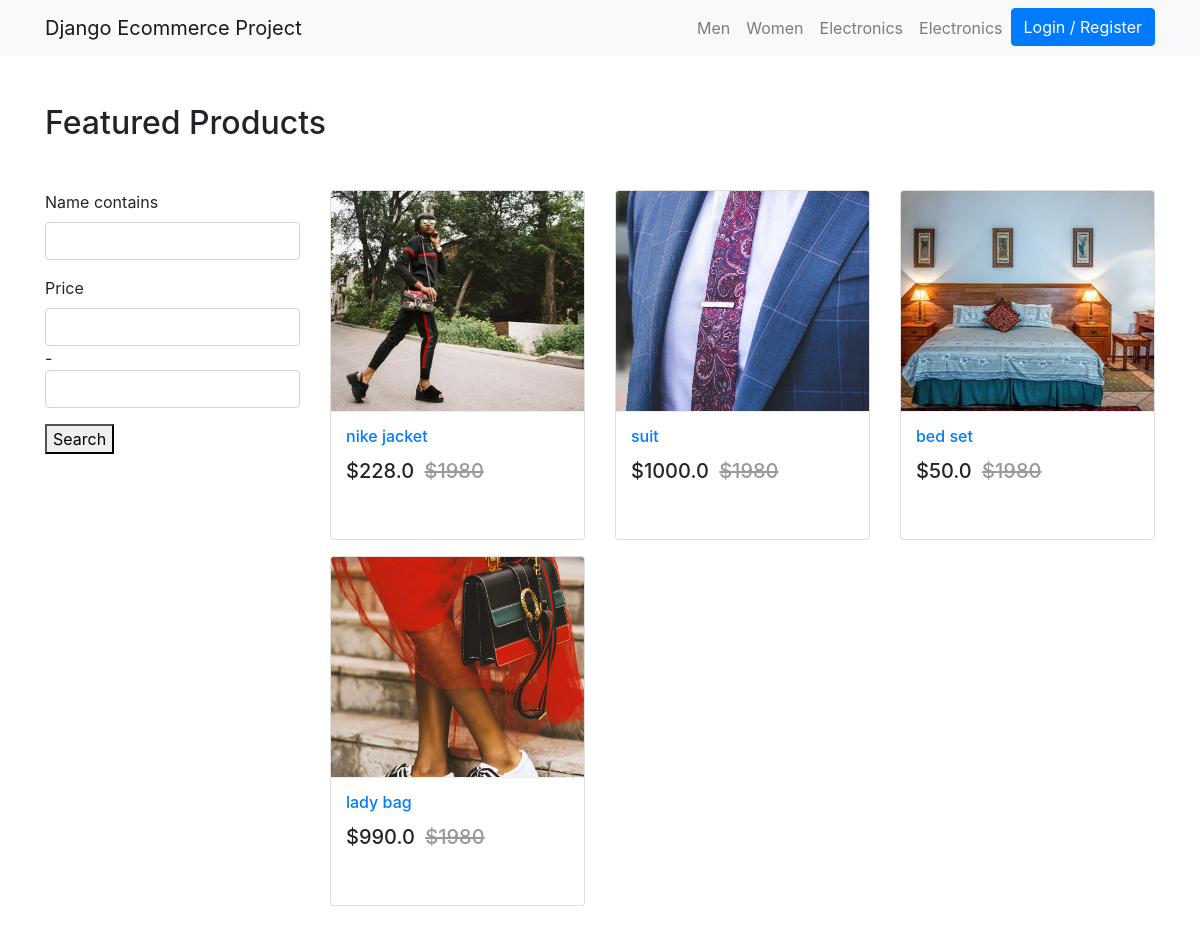
The page / on the database its author committed.
### products/models.py (models this page shows, shortened)
class Product(models.Model):
    mainimage = models.ImageField(upload_to='products/', blank=True)
    name = models.CharField(max_length=300)
    slug = models.SlugField()
    category = models.ForeignKey(Category, on_delete=models.CASCADE)
    preview_text = models.TextField(max_length=200, verbose_name='Preview Text')
    detail_text = models.TextField(max_length=1000, verbose_name='Detail Text')
    price = models.FloatField()
    def get_absolute_url(self):
        return reverse("mainapp:product", kwargs={
            'slug': self.slug
        })

### products/views.py (the view)
# urls.py: 2. Add a URL to urlpatterns:  path('', views.home, name='home')
def home(request):
    product_list = Product.objects.all()
    product_filter = ProductFilter(request.GET, queryset=product_list)
    return render(request, 'products/home.html', {'filter': product_filter})

### products/templates/products/home.html
{% extends 'products/base.html' %}
{% load crispy_forms_tags %}
{% block content %}
  <div class="container my-5">
  	<h2 class="my-5">Featured Products</h2>
    <div class="row">
    <div class="col-md-3">
         <form method="get">
            {{ filter.form| crispy }}
            <button type="submit">Search</button>
        </form>
    </div>
    <div class="col-md-9">
		<div class="row">
			{% for product in filter.qs %}
		  <div class="col-md-6 col-sm-12 col-lg-4">
			<figure class="card card-product">
				<div class="img-wrap">
					<img src="media/{{ product.mainimage }}" style="width: 100%; height: 300px;">
				</div>
				<figcaption class="info-wrap">
					<h6 class="title text-dots"><a href="{{ product.get_absolute_url }}">{{ product.name }}</a></h6>
					<div class="action-wrap">
						 <div class="price-wrap h5">
							<span class="price-new">${{product.price}}</span>
							<del class="price-old">$1980</del>
						</div>
					</div>
				</figcaption>
			</figure>
		</div>
      {% endfor %}
		</div>
	</div>
  </div>
  </div>
{% endblock %}

### products/templates/products/base.html (shortened to what this page needs)
{% load static %}
<!DOCTYPE html>
<html lang="en">
<head>
  <link rel="stylesheet" href="https://stackpath.bootstrapcdn.com/bootstrap/4.3.1/css/bootstrap.min.css">
  <link href="https://cdnjs.cloudflare.com/ajax/libs/font-awesome/5.10.2/css/all.css" rel="stylesheet">
  <link rel="stylesheet" href="{% static 'css/main.css' %}">
</head>
<body>
{% include 'products/navbar.html' %}
{% block content %}
{% endblock %}
</body>
</html>

### products/templates/products/navbar.html (shortened to what this page needs)
{% load cart_tag %}
<nav class="navbar navbar-expand-lg navbar-light bg-light">
  <div class="container">
  <a class="navbar-brand" href="/">Django Ecommerce Project</a>
  <div class="collapse navbar-collapse" id="navbarNav">
    <ul class="navbar-nav ml-auto">
      <li {% if request.path == 'contact' %}class="nav-item active"{% else %}class="nav-item"{% endif %}>
        <a class="nav-link" href="#">Men <span class="sr-only">(current)</span></a>
      </li>
      <li class="nav-item">
        <a class="nav-link" href="#">Women</a>
      </li>
      <li class="nav-item">
        <a class="nav-link" href="#">Electronics</a>
      </li>
       <li class="nav-item">
        <a class="nav-link" href="#">Electronics</a>
      </li>
      {% if request.user.is_authenticated %}
      <li class="nav-item">
        <a class="nav-link" href="{% url 'mainapp:cart-home' %}">
          <i class="fa fa-shopping-cart"></i> Cart
          <span class="badge badge-light">{{ request.user| cart_total }}</span>
        </a>
      </li>
       <li class="nav-item">
      </li>
      <li class="nav-item dropdown">
        <a class="nav-link dropdown-toggle" href="#" id="navbarDropdown" role="button" data-toggle="dropdown" aria-haspopup="true" aria-expanded="false">
          <i class="fas fa-user-tie"></i> {{ request.user.username }}
        </a>
        <div class="dropdown-menu" aria-labelledby="navbarDropdown">
          <a class="dropdown-item" href="#">Dashboard</a>
          <a class="dropdown-item" href="{% url 'checkout:oderView' %}">Orders</a>
          <div class="dropdown-divider"></div>
          <a class="dropdown-item" href="#">Logout</a>
        </div>
      </li>
      {% else %}
       <li class="nav-item">
        <a  class="btn btn-primary" href="/accounts/login/">Login / Register</a>
      </li>
      {% endif %}
    </ul>
  </div>
  </div>
</nav>

### products/templates/products/base.html (style rules this page uses)
.card { height: 350px; }
.card-product:after { content: ""; display: table; clear: both; visibility: hidden; }
.card-product .price-new, .card-product .price { margin-right: 5px; }
.card-product .price-old { color: #999; }
.card-product .img-wrap { border-radius: 3px 3px 0 0; overflow: hidden; position: relative; height: 220px; text-align: center; }
.card-product .img-wrap img { max-height: 100%; max-width: 100%; object-fit: cover; }
.card-product .info-wrap { overflow: hidden; padding: 15px; border-top: 1px solid #eee; }
.card-product .action-wrap { padding-top: 4px; margin-top: 4px; }
.card-product .title { margin-top: 0; }

### rows shown on the page
Product: mainimage (picture), name "nike jacket", price "228.0"
Product: mainimage (picture), name "suit", price "1000.0"
Product: mainimage (picture), name "bed set", price "50.0"
Product: mainimage (picture), name "lady bag", price "990.0"
